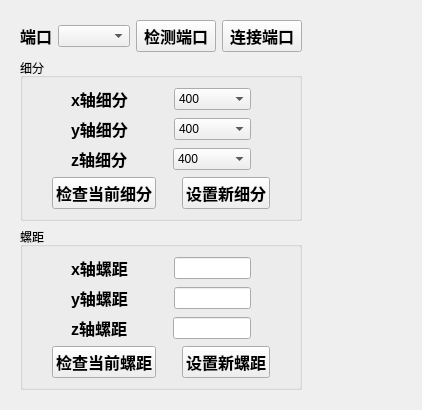
     <widget class="QWidget" name="tab">
      <attribute name="title">
       <string>导轨设置</string>
      </attribute>
      <layout class="QHBoxLayout" name="horizontalLayout_17">
       <item>
        <layout class="QHBoxLayout" name="horizontalLayout_15" stretch="1,1">
         <item>
          <widget class="QFrame" name="frame">
           <layout class="QVBoxLayout" name="verticalLayout_3" stretch="1,3,3">
            <item>
             <layout class="QHBoxLayout" name="horizontalLayout" stretch="1,1,1,1">
              <item>
               <widget class="QLabel" name="port_label">
                <property name="font">
                 <font>
                  <pointsize>12</pointsize>
                  <weight>75</weight>
                  <bold>true</bold>
                 </font>
                </property>
                <property name="text">
                 <string>端口</string>
                </property>
                <property name="alignment">
                 <set>Qt::AlignCenter</set>
                </property>
               </widget>
              </item>
              <item>
               <widget class="QComboBox" name="port_comboBox"/>
              </item>
              <item>
               <widget class="QPushButton" name="checkPort_pushButton">
                <property name="font">
                 <font>
                  <pointsize>12</pointsize>
                  <weight>75</weight>
                  <bold>true</bold>
                 </font>
                </property>
                <property name="text">
                 <string>检测端口</string>
                </property>
               </widget>
              </item>
              <item>
               <widget class="QPushButton" name="connect_pushButton">
                <property name="font">
                 <font>
                  <pointsize>12</pointsize>
                  <weight>75</weight>
                  <bold>true</bold>
                 </font>
                </property>
                <property name="text">
                 <string>连接端口</string>
                </property>
               </widget>
              </item>
             </layout>
            </item>
            <item>
             <widget class="QGroupBox" name="xifen_groupBox">
              <property name="title">
               <string>细分</string>
              </property>
              <layout class="QHBoxLayout" name="horizontalLayout_6">
               <item>
                <layout class="QVBoxLayout" name="verticalLayout">
                 <item>
                  <layout class="QHBoxLayout" name="horizontalLayout_2" stretch="2,2,0,4,2">
                   <item>
                    <spacer name="horizontalSpacer_5">
                     <property name="orientation">
                      <enum>Qt::Horizontal</enum>
                     </property>
                     <property name="sizeHint" stdset="0">
                      <size>
                       <width>40</width>
                       <height>20</height>
                      </size>
                     </property>
                    </spacer>
                   </item>
                   <item>
                    <widget class="QLabel" name="xxifen_label">
                     <property name="font">
                      <font>
                       <pointsize>12</pointsize>
                       <weight>75</weight>
                       <bold>true</bold>
                      </font>
                     </property>
                     <property name="text">
                      <string>x轴细分</string>
                     </property>
                     <property name="alignment">
                      <set>Qt::AlignCenter</set>
                     </property>
                    </widget>
                   </item>
                   <item>
                    <spacer name="horizontalSpacer">
                     <property name="orientation">
                      <enum>Qt::Horizontal</enum>
                     </property>
                     <property name="sizeHint" stdset="0">
                      <size>
                       <width>40</width>
                       <height>20</height>
                      </size>
                     </property>
                    </spacer>
                   </item>
                   <item>
                    <widget class="QComboBox" name="xxifen_comboBox">
                     <item>
                      <property name="text">
                       <string>400</string>
                      </property>
                     </item>
                     <item>
                      <property name="text">
                       <string>800</string>
                      </property>
                     </item>
                     <item>
                      <property name="text">
                       <string>1600</string>
                      </property>
                     </item>
                     <item>
                      <property name="text">
                       <string>3200</string>
                      </property>
                     </item>
                     <item>
                      <property name="text">
                       <string>6400</string>
                      </property>
                     </item>
                     <item>
                      <property name="text">
                       <string>12800</string>
                      </property>
                     </item>
                     <item>
                      <property name="text">
                       <string>25600</string>
                      </property>
                     </item>
                     <item>
                      <property name="text">
                       <string>1000</string>
                      </property>
                     </item>
                     <item>
                      <property name="text">
                       <string>2000</string>
                      </property>
                     </item>
                     <item>
                      <property name="text">
                       <string>4000</string>
                      </property>
                     </item>
                     <item>
                      <property name="text">
                       <string>5000</string>
                      </property>
                     </item>
                     <item>
                      <property name="text">
                       <string>8000</string>
                      </property>
                     </item>
                     <item>
                      <property name="text">
                       <string>10000</string>
                      </property>
                     </item>
                     <item>
                      <property name="text">
                       <string>20000</string>
                      </property>
                     </item>
                     <item>
                      <property name="text">
                       <string>25000</string>
                      </property>
                     </item>
                    </widget>
                   </item>
                   <item>
                    <spacer name="horizontalSpacer_18">
                     <property name="orientation">
                      <enum>Qt::Horizontal</enum>
                     </property>
                     <property name="sizeHint" stdset="0">
                      <size>
                       <width>40</width>
                       <height>20</height>
                      </size>
                     </property>
                    </spacer>
                   </item>
                  </layout>
                 </item>
                 <item>
                  <layout class="QHBoxLayout" name="horizontalLayout_3" stretch="2,2,0,4,2">
                   <item>
                    <spacer name="horizontalSpacer_6">
                     <property name="orientation">
                      <enum>Qt::Horizontal</enum>
                     </property>
                     <property name="sizeHint" stdset="0">
                      <size>
                       <width>40</width>
                       <height>20</height>
                      </size>
                     </property>
                    </spacer>
                   </item>
                   <item>
                    <widget class="QLabel" name="yxifen_label">
                     <property name="font">
                      <font>
                       <pointsize>12</pointsize>
                       <weight>75</weight>
                       <bold>true</bold>
                      </font>
                     </property>
                     <property name="text">
                      <string>y轴细分</string>
                     </property>
                     <property name="alignment">
                      <set>Qt::AlignCenter</set>
                     </property>
                    </widget>
                   </item>
                   <item>
                    <spacer name="horizontalSpacer_2">
                     <property name="orientation">
                      <enum>Qt::Horizontal</enum>
                     </property>
                     <property name="sizeHint" stdset="0">
                      <size>
                       <width>40</width>
                       <height>20</height>
                      </size>
                     </property>
                    </spacer>
                   </item>
                   <item>
                    <widget class="QComboBox" name="yxifen_comboBox">
                     <item>
                      <property name="text">
                       <string>400</string>
                      </property>
                     </item>
                     <item>
                      <property name="text">
                       <string>800</string>
                      </property>
                     </item>
                     <item>
                      <property name="text">
                       <string>1600</string>
                      </property>
                     </item>
                     <item>
                      <property name="text">
                       <string>3200</string>
                      </property>
                     </item>
                     <item>
                      <property name="text">
                       <string>6400</string>
                      </property>
                     </item>
                     <item>
                      <property name="text">
                       <string>12800</string>
                      </property>
                     </item>
                     <item>
                      <property name="text">
                       <string>25600</string>
                      </property>
                     </item>
                     <item>
                      <property name="text">
                       <string>1000</string>
                      </property>
                     </item>
                     <item>
                      <property name="text">
                       <string>2000</string>
                      </property>
                     </item>
                     <item>
                      <property name="text">
                       <string>4000</string>
                      </property>
                     </item>
                     <item>
                      <property name="text">
                       <string>5000</string>
                      </property>
                     </item>
                     <item>
                      <property name="text">
                       <string>8000</string>
                      </property>
                     </item>
                     <item>
                      <property name="text">
                       <string>10000</string>
                      </property>
                     </item>
                     <item>
                      <property name="text">
                       <string>20000</string>
                      </property>
                     </item>
                     <item>
                      <property name="text">
                       <string>25000</string>
                      </property>
                     </item>
                    </widget>
                   </item>
                   <item>
                    <spacer name="horizontalSpacer_19">
                     <property name="orientation">
                      <enum>Qt::Horizontal</enum>
                     </property>
                     <property name="sizeHint" stdset="0">
                      <size>
                       <width>40</width>
                       <height>20</height>
                      </size>
                     </property>
                    </spacer>
                   </item>
                  </layout>
                 </item>
                 <item>
                  <layout class="QHBoxLayout" name="horizontalLayout_4" stretch="2,2,0,4,2">
                   <item>
                    <spacer name="horizontalSpacer_7">
                     <property name="orientation">
                      <enum>Qt::Horizontal</enum>
                     </property>
                     <property name="sizeHint" stdset="0">
                      <size>
                       <width>40</width>
                       <height>20</height>
                      </size>
                     </property>
                    </spacer>
                   </item>
                   <item>
                    <widget class="QLabel" name="zxifen_label">
                     <property name="font">
                      <font>
                       <pointsize>12</pointsize>
                       <weight>75</weight>
                       <bold>true</bold>
                      </font>
                     </property>
                     <property name="text">
                      <string>z轴细分</string>
                     </property>
                     <property name="alignment">
                      <set>Qt::AlignCenter</set>
                     </property>
                    </widget>
                   </item>
                   <item>
                    <spacer name="horizontalSpacer_3">
                     <property name="orientation">
                      <enum>Qt::Horizontal</enum>
                     </property>
                     <property name="sizeHint" stdset="0">
                      <size>
                       <width>40</width>
                       <height>20</height>
                      </size>
                     </property>
                    </spacer>
                   </item>
                   <item>
                    <widget class="QComboBox" name="zxifen_comboBox">
                     <item>
                      <property name="text">
                       <string>400</string>
                      </property>
                     </item>
                     <item>
                      <property name="text">
                       <string>800</string>
                      </property>
                     </item>
                     <item>
                      <property name="text">
                       <string>1600</string>
                      </property>
                     </item>
                     <item>
                      <property name="text">
                       <string>3200</string>
                      </property>
                     </item>
                     <item>
                      <property name="text">
                       <string>6400</string>
                      </property>
                     </item>
                     <item>
                      <property name="text">
                       <string>12800</string>
                      </property>
                     </item>
                     <item>
                      <property name="text">
                       <string>25600</string>
                      </property>
                     </item>
                     <item>
                      <property name="text">
                       <string>1000</string>
                      </property>
                     </item>
                     <item>
                      <property name="text">
                       <string>2000</string>
                      </property>
                     </item>
                     <item>
                      <property name="text">
                       <string>4000</string>
                      </property>
                     </item>
                     <item>
                      <property name="text">
                       <string>5000</string>
                      </property>
                     </item>
                     <item>
                      <property name="text">
                       <string>8000</string>
                      </property>
                     </item>
                     <item>
                      <property name="text">
                       <string>10000</string>
                      </property>
                     </item>
                     <item>
                      <property name="text">
                       <string>20000</string>
                      </property>
                     </item>
                     <item>
                      <property name="text">
                       <string>25000</string>
                      </property>
                     </item>
                    </widget>
                   </item>
                   <item>
                    <spacer name="horizontalSpacer_20">
                     <property name="orientation">
                      <enum>Qt::Horizontal</enum>
                     </property>
                     <property name="sizeHint" stdset="0">
                      <size>
                       <width>40</width>
                       <height>20</height>
                      </size>
                     </property>
                    </spacer>
                   </item>
                  </layout>
                 </item>
                 <item>
                  <layout class="QHBoxLayout" name="horizontalLayout_5" stretch="0,1,0,1,0">
                   <item>
                    <spacer name="horizontalSpacer_8">
                     <property name="orientation">
                      <enum>Qt::Horizontal</enum>
                     </property>
                     <property name="sizeHint" stdset="0">
                      <size>
                       <width>40</width>
                       <height>20</height>
                      </size>
                     </property>
                    </spacer>
                   </item>
                   <item>
                    <widget class="QPushButton" name="checkxifen_pushButton">
                     <property name="font">
                      <font>
                       <pointsize>12</pointsize>
                       <weight>75</weight>
                       <bold>true</bold>
                      </font>
                     </property>
                     <property name="text">
                      <string>检查当前细分</string>
                     </property>
                    </widget>
                   </item>
                   <item>
                    <spacer name="horizontalSpacer_4">
                     <property name="orientation">
                      <enum>Qt::Horizontal</enum>
                     </property>
                     <property name="sizeHint" stdset="0">
                      <size>
                       <width>40</width>
                       <height>20</height>
                      </size>
                     </property>
                    </spacer>
                   </item>
                   <item>
                    <widget class="QPushButton" name="setxifen_pushButton">
                     <property name="font">
                      <font>
                       <pointsize>12</pointsize>
                       <weight>75</weight>
                       <bold>true</bold>
                      </font>
                     </property>
                     <property name="text">
                      <string>设置新细分</string>
                     </property>
                    </widget>
                   </item>
                   <item>
                    <spacer name="horizontalSpacer_21">
                     <property name="orientation">
                      <enum>Qt::Horizontal</enum>
                     </property>
                     <property name="sizeHint" stdset="0">
                      <size>
                       <width>40</width>
                       <height>20</height>
                      </size>
                     </property>
                    </spacer>
                   </item>
                  </layout>
                 </item>
                </layout>
               </item>
              </layout>
             </widget>
            </item>
            <item>
             <widget class="QGroupBox" name="luoju_groupBox">
              <property name="title">
               <string>螺距</string>
              </property>
              <layout class="QHBoxLayout" name="horizontalLayout_11">
               <item>
                <layout class="QVBoxLayout" name="verticalLayout_2">
                 <item>
                  <layout class="QHBoxLayout" name="horizontalLayout_7" stretch="2,2,0,4,2">
                   <item>
                    <spacer name="horizontalSpacer_9">
                     <property name="orientation">
                      <enum>Qt::Horizontal</enum>
                     </property>
                     <property name="sizeHint" stdset="0">
                      <size>
                       <width>40</width>
                       <height>20</height>
                      </size>
                     </property>
                    </spacer>
                   </item>
                   <item>
                    <widget class="QLabel" name="label">
                     <property name="font">
                      <font>
                       <pointsize>12</pointsize>
                       <weight>75</weight>
                       <bold>true</bold>
                      </font>
                     </property>
                     <property name="toolTip">
                      <string/>
                     </property>
                     <property name="text">
                      <string>x轴螺距</string>
                     </property>
                     <property name="alignment">
                      <set>Qt::AlignCenter</set>
                     </property>
                    </widget>
                   </item>
                   <item>
                    <spacer name="horizontalSpacer_10">
                     <property name="orientation">
                      <enum>Qt::Horizontal</enum>
                     </property>
                     <property name="sizeHint" stdset="0">
                      <size>
                       <width>40</width>
                       <height>20</height>
                      </size>
                     </property>
                    </spacer>
                   </item>
                   <item>
                    <widget class="QLineEdit" name="xluoju_lineEdit">
                     <property name="toolTip">
                      <string>默认填写数字 4</string>
                     </property>
                    </widget>
                   </item>
                   <item>
                    <spacer name="horizontalSpacer_22">
                     <property name="orientation">
                      <enum>Qt::Horizontal</enum>
                     </property>
                     <property name="sizeHint" stdset="0">
                      <size>
                       <width>40</width>
                       <height>20</height>
                      </size>
                     </property>
                    </spacer>
                   </item>
                  </layout>
                 </item>
                 <item>
                  <layout class="QHBoxLayout" name="horizontalLayout_8" stretch="2,2,0,4,2">
                   <item>
                    <spacer name="horizontalSpacer_11">
                     <property name="orientation">
                      <enum>Qt::Horizontal</enum>
                     </property>
                     <property name="sizeHint" stdset="0">
                      <size>
                       <width>40</width>
                       <height>20</height>
                      </size>
                     </property>
                    </spacer>
                   </item>
                   <item>
                    <widget class="QLabel" name="label_2">
                     <property name="font">
                      <font>
                       <pointsize>12</pointsize>
                       <weight>75</weight>
                       <bold>true</bold>
                      </font>
                     </property>
                     <property name="toolTip">
                      <string/>
                     </property>
                     <property name="text">
                      <string>y轴螺距</string>
                     </property>
                     <property name="alignment">
                      <set>Qt::AlignCenter</set>
                     </property>
                    </widget>
                   </item>
                   <item>
                    <spacer name="horizontalSpacer_12">
                     <property name="orientation">
                      <enum>Qt::Horizontal</enum>
                     </property>
                     <property name="sizeHint" stdset="0">
                      <size>
                       <width>40</width>
                       <height>20</height>
                      </size>
                     </property>
                    </spacer>
                   </item>
                   <item>
                    <widget class="QLineEdit" name="yluoju_lineEdit">
                     <property name="toolTip">
                      <string>默认填写数字 4</string>
                     </property>
                    </widget>
                   </item>
                   <item>
                    <spacer name="horizontalSpacer_23">
                     <property name="orientation">
                      <enum>Qt::Horizontal</enum>
                     </property>
                     <property name="sizeHint" stdset="0">
                      <size>
                       <width>40</width>
                       <height>20</height>
                      </size>
                     </property>
                    </spacer>
                   </item>
                  </layout>
                 </item>
                 <item>
                  <layout class="QHBoxLayout" name="horizontalLayout_9" stretch="2,2,0,4,2">
                   <item>
                    <spacer name="horizontalSpacer_13">
                     <property name="orientation">
                      <enum>Qt::Horizontal</enum>
                     </property>
                     <property name="sizeHint" stdset="0">
                      <size>
                       <width>40</width>
                       <height>20</height>
                      </size>
                     </property>
                    </spacer>
                   </item>
                   <item>
                    <widget class="QLabel" name="label_3">
                     <property name="font">
                      <font>
                       <pointsize>12</pointsize>
                       <weight>75</weight>
                       <bold>true</bold>
                      </font>
                     </property>
                     <property name="toolTip">
                      <string/>
                     </property>
                     <property name="text">
                      <string>z轴螺距</string>
                     </property>
                     <property name="alignment">
                      <set>Qt::AlignCenter</set>
                     </property>
                    </widget>
                   </item>
                   <item>
                    <spacer name="horizontalSpacer_14">
                     <property name="orientation">
                      <enum>Qt::Horizontal</enum>
                     </property>
                     <property name="sizeHint" stdset="0">
                      <size>
                       <width>40</width>
                       <height>20</height>
                      </size>
                     </property>
                    </spacer>
                   </item>
                   <item>
                    <widget class="QLineEdit" name="zluoju_lineEdit">
                     <property name="toolTip">
                      <string>默认填写数字 1</string>
                     </property>
                    </widget>
                   </item>
                   <item>
                    <spacer name="horizontalSpacer_24">
                     <property name="orientation">
                      <enum>Qt::Horizontal</enum>
                     </property>
                     <property name="sizeHint" stdset="0">
                      <size>
                       <width>40</width>
                       <height>20</height>
                      </size>
                     </property>
                    </spacer>
                   </item>
                  </layout>
                 </item>
                 <item>
                  <layout class="QHBoxLayout" name="horizontalLayout_10" stretch="0,1,0,1,0">
                   <item>
                    <spacer name="horizontalSpacer_15">
                     <property name="orientation">
                      <enum>Qt::Horizontal</enum>
                     </property>
                     <property name="sizeHint" stdset="0">
                      <size>
                       <width>40</width>
                       <height>20</height>
                      </size>
                     </property>
                    </spacer>
                   </item>
                   <item>
                    <widget class="QPushButton" name="checkluoju_pushButton">
                     <property name="font">
                      <font>
                       <pointsize>12</pointsize>
                       <weight>75</weight>
                       <bold>true</bold>
                      </font>
                     </property>
                     <property name="text">
                      <string>检查当前螺距</string>
                     </property>
                    </widget>
                   </item>
                   <item>
                    <spacer name="horizontalSpacer_16">
                     <property name="orientation">
                      <enum>Qt::Horizontal</enum>
                     </property>
                     <property name="sizeHint" stdset="0">
                      <size>
                       <width>40</width>
                       <height>20</height>
                      </size>
                     </property>
                    </spacer>
                   </item>
                   <item>
                    <widget class="QPushButton" name="setluoju_pushButton">
                     <property name="font">
                      <font>
                       <pointsize>12</pointsize>
                       <weight>75</weight>
                       <bold>true</bold>
                      </font>
                     </property>
                     <property name="text">
                      <string>设置新螺距</string>
                     </property>
                    </widget>
                   </item>
                   <item>
                    <spacer name="horizontalSpacer_25">
                     <property name="orientation">
                      <enum>Qt::Horizontal</enum>
                     </property>
                     <property name="sizeHint" stdset="0">
                      <size>
                       <width>40</width>
                       <height>20</height>
                      </size>
                     </property>
                    </spacer>
                   </item>
                  </layout>
                 </item>
                </layout>
               </item>
              </layout>
             </widget>
            </item>
           </layout>
          </widget>
         </item>
         <item>
          <spacer name="horizontalSpacer_29">
           <property name="orientation">
            <enum>Qt::Horizontal</enum>
           </property>
           <property name="sizeHint" stdset="0">
            <size>
             <width>40</width>
             <height>20</height>
            </size>
           </property>
          </spacer>
         </item>
        </layout>
       </item>
      </layout>
     </widget>
